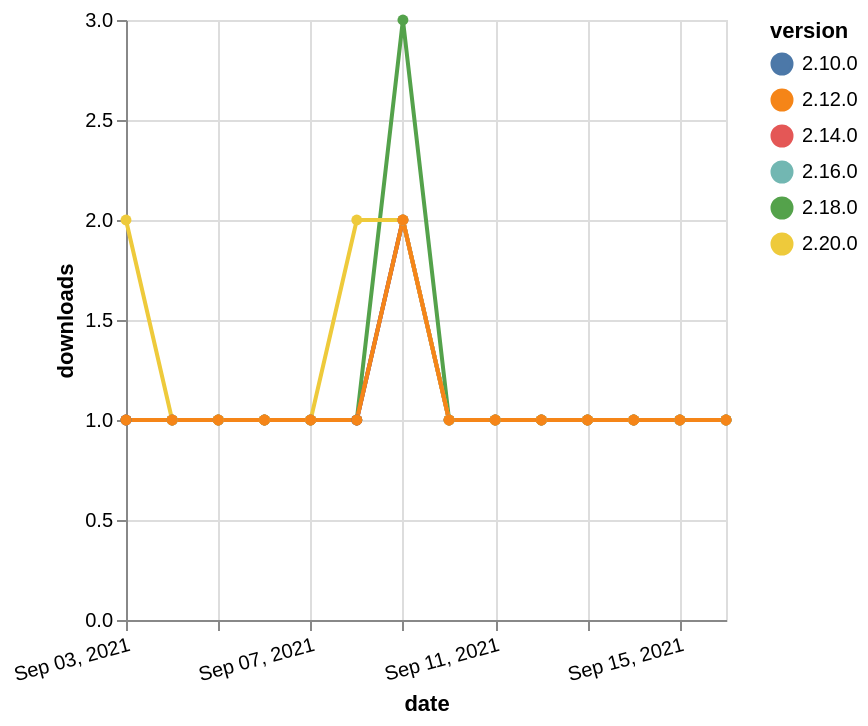

The specification (Vega-Lite) saved for this image:
### Vega-Lite specification from a JSON file in a GitHub repository (floating-point values rounded to 4 significant figures)
{"$schema": "https://vega.github.io/schema/vega-lite/v5.json", "description": "A simple bar chart with embedded data.", "data": {"values": [{"date": "2021-09-03", "total": 150, "delta": 1, "version": "2.16.0"}, {"date": "2021-09-04", "total": 151, "delta": 1, "version": "2.16.0"}, {"date": "2021-09-05", "total": 152, "delta": 1, "version": "2.16.0"}, {"date": "2021-09-06", "total": 153, "delta": 1, "version": "2.16.0"}, {"date": "2021-09-07", "total": 154, "delta": 1, "version": "2.16.0"}, {"date": "2021-09-08", "total": 155, "delta": 1, "version": "2.16.0"}, {"date": "2021-09-09", "total": 157, "delta": 2, "version": "2.16.0"}, {"date": "2021-09-10", "total": 158, "delta": 1, "version": "2.16.0"}, {"date": "2021-09-11", "total": 159, "delta": 1, "version": "2.16.0"}, {"date": "2021-09-12", "total": 160, "delta": 1, "version": "2.16.0"}, {"date": "2021-09-13", "total": 161, "delta": 1, "version": "2.16.0"}, {"date": "2021-09-14", "total": 162, "delta": 1, "version": "2.16.0"}, {"date": "2021-09-15", "total": 163, "delta": 1, "version": "2.16.0"}, {"date": "2021-09-16", "total": 164, "delta": 1, "version": "2.16.0"}, {"date": "2021-09-03", "total": 218, "delta": 1, "version": "2.10.0"}, {"date": "2021-09-04", "total": 219, "delta": 1, "version": "2.10.0"}, {"date": "2021-09-05", "total": 220, "delta": 1, "version": "2.10.0"}, {"date": "2021-09-06", "total": 221, "delta": 1, "version": "2.10.0"}, {"date": "2021-09-07", "total": 222, "delta": 1, "version": "2.10.0"}, {"date": "2021-09-08", "total": 223, "delta": 1, "version": "2.10.0"}, {"date": "2021-09-09", "total": 225, "delta": 2, "version": "2.10.0"}, {"date": "2021-09-10", "total": 226, "delta": 1, "version": "2.10.0"}, {"date": "2021-09-11", "total": 227, "delta": 1, "version": "2.10.0"}, {"date": "2021-09-12", "total": 228, "delta": 1, "version": "2.10.0"}, {"date": "2021-09-13", "total": 229, "delta": 1, "version": "2.10.0"}, {"date": "2021-09-14", "total": 230, "delta": 1, "version": "2.10.0"}, {"date": "2021-09-15", "total": 231, "delta": 1, "version": "2.10.0"}, {"date": "2021-09-16", "total": 232, "delta": 1, "version": "2.10.0"}, {"date": "2021-09-03", "total": 163, "delta": 1, "version": "2.18.0"}, {"date": "2021-09-04", "total": 164, "delta": 1, "version": "2.18.0"}, {"date": "2021-09-05", "total": 165, "delta": 1, "version": "2.18.0"}, {"date": "2021-09-06", "total": 166, "delta": 1, "version": "2.18.0"}, {"date": "2021-09-07", "total": 167, "delta": 1, "version": "2.18.0"}, {"date": "2021-09-08", "total": 168, "delta": 1, "version": "2.18.0"}, {"date": "2021-09-09", "total": 171, "delta": 3, "version": "2.18.0"}, {"date": "2021-09-10", "total": 172, "delta": 1, "version": "2.18.0"}, {"date": "2021-09-11", "total": 173, "delta": 1, "version": "2.18.0"}, {"date": "2021-09-12", "total": 174, "delta": 1, "version": "2.18.0"}, {"date": "2021-09-13", "total": 175, "delta": 1, "version": "2.18.0"}, {"date": "2021-09-14", "total": 176, "delta": 1, "version": "2.18.0"}, {"date": "2021-09-15", "total": 177, "delta": 1, "version": "2.18.0"}, {"date": "2021-09-16", "total": 178, "delta": 1, "version": "2.18.0"}, {"date": "2021-09-03", "total": 168, "delta": 1, "version": "2.14.0"}, {"date": "2021-09-04", "total": 169, "delta": 1, "version": "2.14.0"}, {"date": "2021-09-05", "total": 170, "delta": 1, "version": "2.14.0"}, {"date": "2021-09-06", "total": 171, "delta": 1, "version": "2.14.0"}, {"date": "2021-09-07", "total": 172, "delta": 1, "version": "2.14.0"}, {"date": "2021-09-08", "total": 173, "delta": 1, "version": "2.14.0"}, {"date": "2021-09-09", "total": 175, "delta": 2, "version": "2.14.0"}, {"date": "2021-09-10", "total": 176, "delta": 1, "version": "2.14.0"}, {"date": "2021-09-11", "total": 177, "delta": 1, "version": "2.14.0"}, {"date": "2021-09-12", "total": 178, "delta": 1, "version": "2.14.0"}, {"date": "2021-09-13", "total": 179, "delta": 1, "version": "2.14.0"}, {"date": "2021-09-14", "total": 180, "delta": 1, "version": "2.14.0"}, {"date": "2021-09-15", "total": 181, "delta": 1, "version": "2.14.0"}, {"date": "2021-09-16", "total": 182, "delta": 1, "version": "2.14.0"}, {"date": "2021-09-03", "total": 114, "delta": 2, "version": "2.20.0"}, {"date": "2021-09-04", "total": 115, "delta": 1, "version": "2.20.0"}, {"date": "2021-09-05", "total": 116, "delta": 1, "version": "2.20.0"}, {"date": "2021-09-06", "total": 117, "delta": 1, "version": "2.20.0"}, {"date": "2021-09-07", "total": 118, "delta": 1, "version": "2.20.0"}, {"date": "2021-09-08", "total": 120, "delta": 2, "version": "2.20.0"}, {"date": "2021-09-09", "total": 122, "delta": 2, "version": "2.20.0"}, {"date": "2021-09-10", "total": 123, "delta": 1, "version": "2.20.0"}, {"date": "2021-09-11", "total": 124, "delta": 1, "version": "2.20.0"}, {"date": "2021-09-12", "total": 125, "delta": 1, "version": "2.20.0"}, {"date": "2021-09-13", "total": 126, "delta": 1, "version": "2.20.0"}, {"date": "2021-09-14", "total": 127, "delta": 1, "version": "2.20.0"}, {"date": "2021-09-15", "total": 128, "delta": 1, "version": "2.20.0"}, {"date": "2021-09-16", "total": 129, "delta": 1, "version": "2.20.0"}, {"date": "2021-09-03", "total": 176, "delta": 1, "version": "2.12.0"}, {"date": "2021-09-04", "total": 177, "delta": 1, "version": "2.12.0"}, {"date": "2021-09-05", "total": 178, "delta": 1, "version": "2.12.0"}, {"date": "2021-09-06", "total": 179, "delta": 1, "version": "2.12.0"}, {"date": "2021-09-07", "total": 180, "delta": 1, "version": "2.12.0"}, {"date": "2021-09-08", "total": 181, "delta": 1, "version": "2.12.0"}, {"date": "2021-09-09", "total": 183, "delta": 2, "version": "2.12.0"}, {"date": "2021-09-10", "total": 184, "delta": 1, "version": "2.12.0"}, {"date": "2021-09-11", "total": 185, "delta": 1, "version": "2.12.0"}, {"date": "2021-09-12", "total": 186, "delta": 1, "version": "2.12.0"}, {"date": "2021-09-13", "total": 187, "delta": 1, "version": "2.12.0"}, {"date": "2021-09-14", "total": 188, "delta": 1, "version": "2.12.0"}, {"date": "2021-09-15", "total": 189, "delta": 1, "version": "2.12.0"}, {"date": "2021-09-16", "total": 190, "delta": 1, "version": "2.12.0"}]}, "width": "container", "mark": {"type": "line", "point": {"filled": true}}, "encoding": {"x": {"field": "date", "type": "temporal", "timeUnit": "yearmonthdate", "title": "date", "axis": {"labelAngle": -15}}, "y": {"field": "delta", "type": "quantitative", "title": "downloads"}, "color": {"field": "version", "type": "nominal"}, "tooltip": {"field": "delta"}}}
